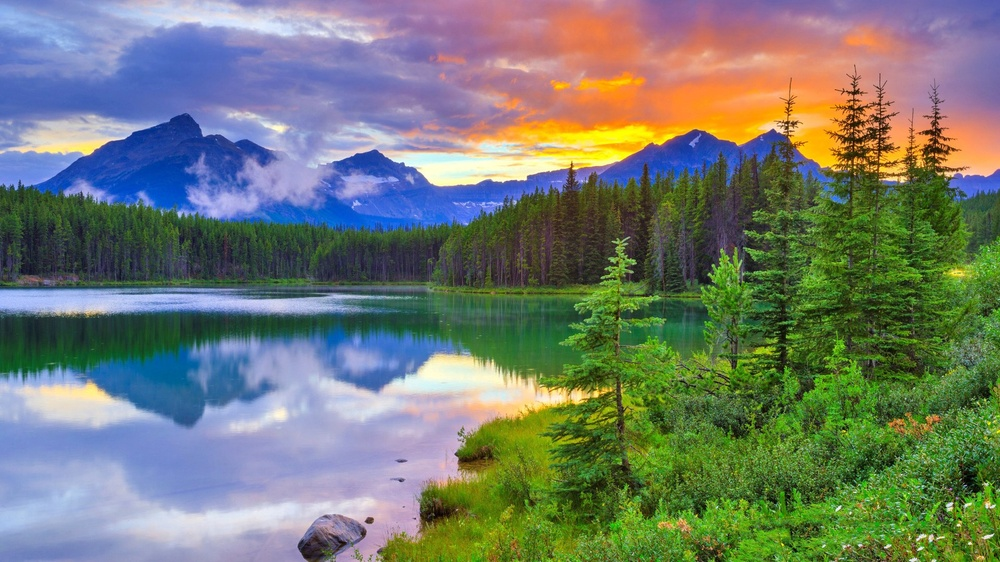
#> input picture 3dek.jpg, 1000 x 562 px, shrunk from 1920 x 1080 before the run
$ python untitled12.py
#> lines starting #> are read from the running program, lines starting #| are printed output that depends on the picture
# -*- coding: utf-8 -*-
"""Untitled12.ipynb

Automatically generated by Colab.

Original file is located at
    https://colab.research.google.com/drive/1araIhUvflcsrsLyUp9RVAZDpbJkzyC0f
"""

import numpy as np
import matplotlib.pyplot as plt

x = np.linspace(0, 10, 100)
y = np.sin(x)

plt.plot(x, y)
plt.title('Sinus Funktsiyasi Grafiki')
plt.xlabel('X qiymatlari')
plt.ylabel('Sin(X)')
plt.show()
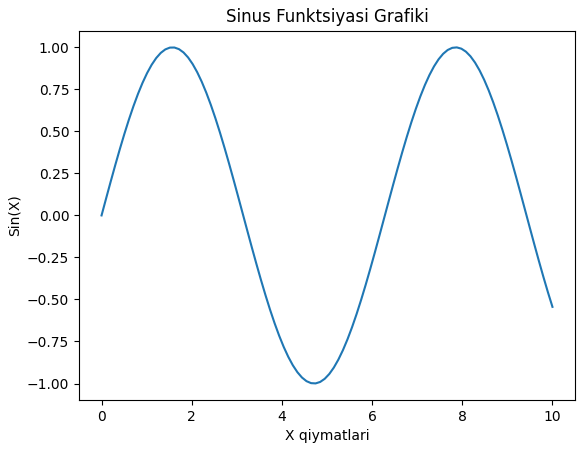
#> figure drawn by matplotlib, 1 panel; curve peaks at x = 7.88, y = 1

import matplotlib.pyplot as plt
import numpy as np

# make the data
np.random.seed(3)
x = 4 + np.random.normal(0, 2, 24)
y = 4 + np.random.normal(0, 2, len(x))
# size and color:
sizes = np.random.uniform(15, 80, len(x))
colors = np.random.uniform(15, 80, len(x))

# plot
fig, ax = plt.subplots()

ax.scatter(x, y, s=sizes, c=colors, vmin=0, vmax=100)

ax.set(xlim=(0, 8), xticks=np.arange(1, 8),
       ylim=(0, 8), yticks=np.arange(1, 8))

plt.show()
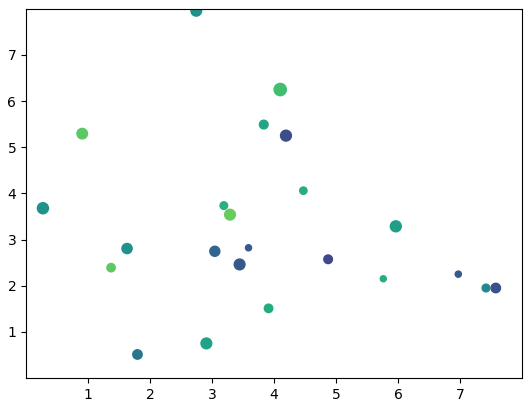
#> figure drawn by matplotlib, 1 panel

from google.colab.patches import cv2_imshow
import cv2
rasm= cv2.imread( "3dek.jpg")
#> rasm is the input picture: shape (562, 1000, 3); mean B, G, R 112.2, 123.4, 114.5
cv2_imshow(rasm)

oqqora= cv2.cvtColor(rasm, cv2.COLOR_BGR2GRAY)
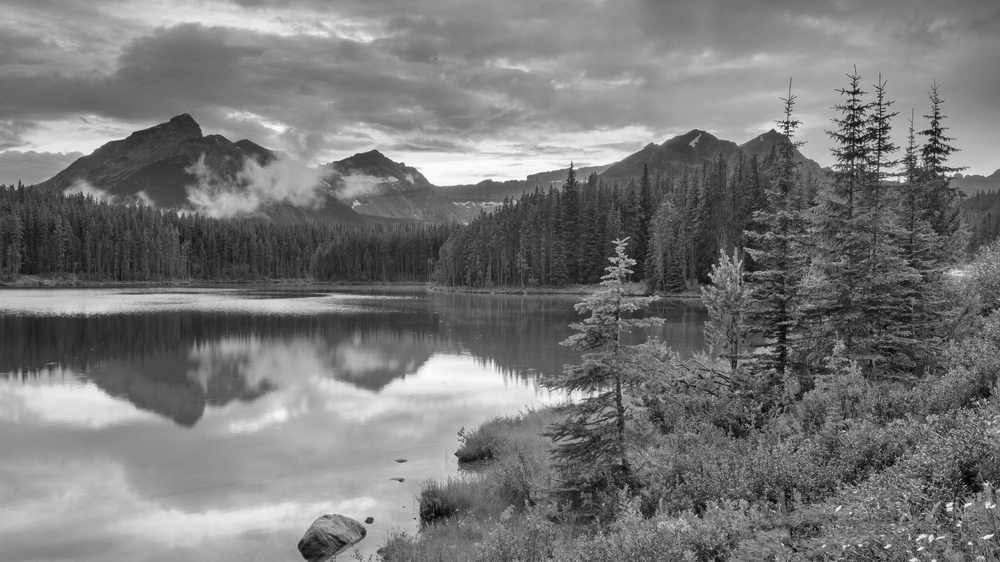
#> oqqora: shape (562, 1000); min 1, max 253, mean 119.4
cv2_imshow(oqqora)

from google.colab.patches import cv2_imshow
import cv2
rasm= cv2.imread( "3dek 1.jpeg")
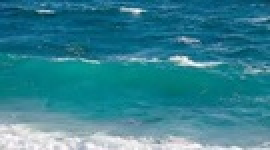
#> input picture 3dek 1.jpeg, 135 x 75 px, shrunk from 259 x 144 before the run (shown 2 times larger)
#> rasm is the input picture: shape (75, 135, 3); mean B, G, R 146, 129.5, 50
cv2_imshow(rasm)

oqqora= cv2.cvtColor(rasm, cv2.COLOR_BGR2GRAY)
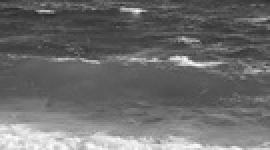
#> oqqora: shape (75, 135) (shown 2 times larger); min 42, max 252, mean 107.6
cv2_imshow(oqqora)

from google.colab.patches import cv2_imshow
import cv2
rasm= cv2.imread( "3dek 2.jpeg")
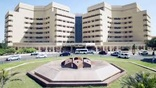
#> input picture 3dek 2.jpeg, 156 x 88 px, shrunk from 300 x 168 before the run
#> rasm is the input picture: shape (88, 156, 3); mean B, G, R 156.2, 162.2, 161
cv2_imshow(rasm)

oqqora= cv2.cvtColor(rasm, cv2.COLOR_BGR2GRAY)
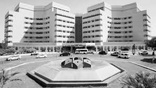
#> oqqora: shape (88, 156); min 0, max 254, mean 161.1
cv2_imshow(oqqora)

import pandas as pd
#> (the run stopped early here; a loop or call above may not have finished)
